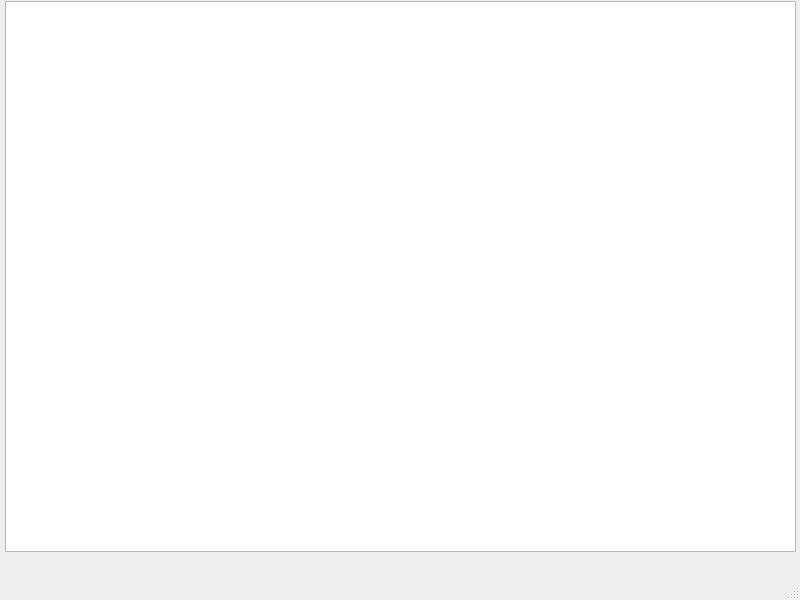
<?xml version="1.0" encoding="UTF-8"?>
<ui version="4.0">
 <class>DynamicInteractionGraph</class>
 <widget class="QMainWindow" name="DynamicInteractionGraph">
  <property name="geometry">
   <rect>
    <x>0</x>
    <y>0</y>
    <width>800</width>
    <height>600</height>
   </rect>
  </property>
  <property name="windowTitle">
   <string>DynamicInteractionGraph</string>
  </property>
  <widget class="QWidget" name="centralwidget">
   <widget class="QGraphicsView" name="graphicsView">
    <property name="geometry">
     <rect>
      <x>5</x>
      <y>1</y>
      <width>791</width>
      <height>551</height>
     </rect>
    </property>
   </widget>
  </widget>
  <widget class="QMenuBar" name="menubar">
   <property name="geometry">
    <rect>
     <x>0</x>
     <y>0</y>
     <width>800</width>
     <height>23</height>
    </rect>
   </property>
  </widget>
  <widget class="QStatusBar" name="statusbar"/>
 </widget>
 <resources/>
 <connections/>
</ui>
